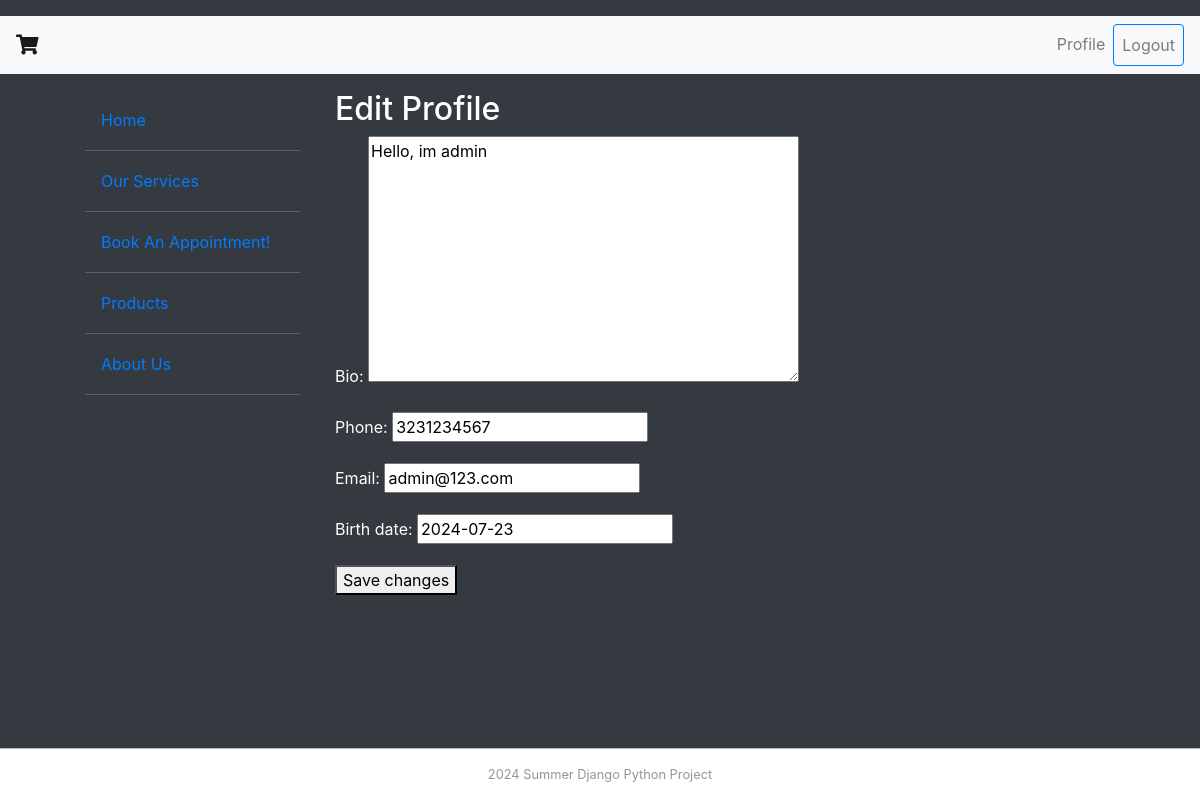
Page /profile/edit/ (signed in) on the committed database.
### carWashMng/models.py (models this page shows, shortened)
class MainMenu(models.Model):
    item = models.CharField(max_length=200, unique=True)
    link = models.CharField(max_length=200, unique=True)

class Profile(models.Model):
    user = models.OneToOneField(User, on_delete=models.CASCADE)
    bio = models.TextField(max_length=500, blank=True)
    phone = models.CharField(max_length=11, unique=True)
    email = models.EmailField(unique=True)
    birth_date = models.DateField(null=True, blank=True)

### carWashMng/views.py (the view)
# urls.py: path('profile/edit/', profile_edit, name='profile_edit'),
@login_required
def profile_edit(request):
    profile = Profile.objects.get(user=request.user)
    if request.method == 'POST':
        form = ProfileForm(request.POST, instance=profile)
        if form.is_valid():
            form.save()
            return redirect('profile')
    else:
        form = ProfileForm(instance=profile)
    return render(request, 'carWashMng/profile_edit.html',
                  {
                      'form': form,
                      'item_list': MainMenu.objects.all(),
                  })

### carWashMng/forms.py
class ProfileForm(forms.ModelForm):
    class Meta:
        model = Profile
        fields = ['bio', 'phone', 'email', 'birth_date']

### carWash/templates/carWashMng/profile_edit.html (shortened to what this page needs)
{% extends "base.html" %}
{% load static %}
{% block sidenav %}
    <ul id="nav">
        {% for item in item_list %}
        <li class="nav-item">
            <a class="nav-link" href="{{ item.link }}">{{ item.item }}</a>
        </li>
        {% endfor %}
    </ul>
{% endblock sidenav %}
{% block content %}
  <h2>Edit Profile</h2>
  <form method="post">
    {{ form.as_p }}
    <button type="submit">Save changes</button>
  </form>
{% endblock content %}

### carWash/static/main.css (style rules this page uses)
html, body { height: 100%; margin: 0; padding: 0; background-color: #343a40; color: #ffffff; }
#nav li { padding-top: 10px; padding-bottom: 10px; font-size: 1em; list-style-type: none; border-bottom: thin solid #5F5F5F; color: #4C4C4C; list-style-position: inside; }
body.d-flex { display: flex; flex-direction: column; min-height: 100vh; }

### rows in the picture
MainMenu: item "Home"
MainMenu: item "Our Services"
MainMenu: item "Book An Appointment!"
MainMenu: item "Products"
MainMenu: item "About Us"
Profile: bio "Hello, im admin", phone "3231234567", email "admin@123.com", birth_date "2024-07-23"
